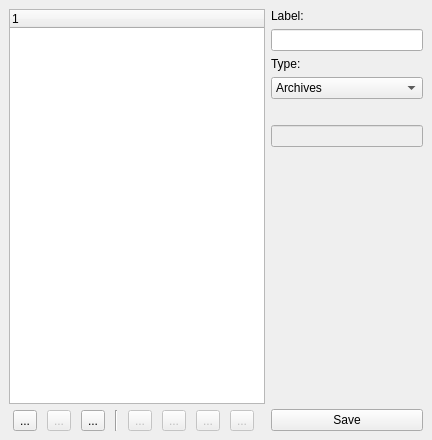
<ui version="4.0" >
 <class>Form</class>
 <widget class="QWidget" name="Form" >
  <property name="geometry" >
   <rect>
    <x>0</x>
    <y>0</y>
    <width>432</width>
    <height>440</height>
   </rect>
  </property>
  <property name="windowTitle" >
   <string>Form</string>
  </property>
  <layout class="QHBoxLayout" >
   <property name="margin" >
    <number>9</number>
   </property>
   <property name="spacing" >
    <number>6</number>
   </property>
   <item>
    <layout class="QVBoxLayout" >
     <property name="margin" >
      <number>0</number>
     </property>
     <property name="spacing" >
      <number>6</number>
     </property>
     <item>
      <widget class="QTreeWidget" name="tree" />
     </item>
     <item>
      <layout class="QHBoxLayout" >
       <property name="margin" >
        <number>0</number>
       </property>
       <property name="spacing" >
        <number>6</number>
       </property>
       <item>
        <widget class="QToolButton" name="new" >
         <property name="text" >
          <string>...</string>
         </property>
         <property name="icon" >
          <iconset resource="icons.qrc" >:/icons/icons/filenew.svg</iconset>
         </property>
        </widget>
       </item>
       <item>
        <widget class="QToolButton" name="delete" >
         <property name="enabled" >
          <bool>false</bool>
         </property>
         <property name="text" >
          <string>...</string>
         </property>
         <property name="icon" >
          <iconset resource="icons.qrc" >:/icons/icons/delete.svg</iconset>
         </property>
        </widget>
       </item>
       <item>
        <widget class="QToolButton" name="preview" >
         <property name="text" >
          <string>...</string>
         </property>
         <property name="icon" >
          <iconset resource="icons.qrc" >:/icons/icons/preview.svg</iconset>
         </property>
        </widget>
       </item>
       <item>
        <widget class="Line" name="line" >
         <property name="orientation" >
          <enum>Qt::Vertical</enum>
         </property>
        </widget>
       </item>
       <item>
        <widget class="QToolButton" name="left" >
         <property name="enabled" >
          <bool>false</bool>
         </property>
         <property name="text" >
          <string>...</string>
         </property>
         <property name="icon" >
          <iconset resource="icons.qrc" >:/icons/icons/1leftarrow.svg</iconset>
         </property>
        </widget>
       </item>
       <item>
        <widget class="QToolButton" name="right" >
         <property name="enabled" >
          <bool>false</bool>
         </property>
         <property name="text" >
          <string>...</string>
         </property>
         <property name="icon" >
          <iconset resource="icons.qrc" >:/icons/icons/1rightarrow.svg</iconset>
         </property>
        </widget>
       </item>
       <item>
        <widget class="QToolButton" name="up" >
         <property name="enabled" >
          <bool>false</bool>
         </property>
         <property name="text" >
          <string>...</string>
         </property>
         <property name="icon" >
          <iconset resource="icons.qrc" >:/icons/icons/1uparrow.svg</iconset>
         </property>
        </widget>
       </item>
       <item>
        <widget class="QToolButton" name="down" >
         <property name="enabled" >
          <bool>false</bool>
         </property>
         <property name="text" >
          <string>...</string>
         </property>
         <property name="icon" >
          <iconset resource="icons.qrc" >:/icons/icons/1downarrow.svg</iconset>
         </property>
        </widget>
       </item>
      </layout>
     </item>
    </layout>
   </item>
   <item>
    <layout class="QVBoxLayout" >
     <property name="margin" >
      <number>0</number>
     </property>
     <property name="spacing" >
      <number>6</number>
     </property>
     <item>
      <widget class="QLabel" name="QLabel" >
       <property name="text" >
        <string>Label:</string>
       </property>
       <property name="buddy" >
        <cstring>QLabel</cstring>
       </property>
      </widget>
     </item>
     <item>
      <widget class="QLineEdit" name="label" />
     </item>
     <item>
      <widget class="QLabel" name="label_2" >
       <property name="text" >
        <string>Type:</string>
       </property>
       <property name="buddy" >
        <cstring>type</cstring>
       </property>
      </widget>
     </item>
     <item>
      <widget class="QComboBox" name="type" >
       <item>
        <property name="text" >
         <string>Archives</string>
        </property>
       </item>
       <item>
        <property name="text" >
         <string>Label</string>
        </property>
       </item>
       <item>
        <property name="text" >
         <string>Link</string>
        </property>
       </item>
       <item>
        <property name="text" >
         <string>Story</string>
        </property>
       </item>
       <item>
        <property name="text" >
         <string>Tag</string>
        </property>
       </item>
       <item>
        <property name="text" >
         <string>Tag List</string>
        </property>
       </item>
      </widget>
     </item>
     <item>
      <widget class="QLabel" name="data_type" >
       <property name="text" >
        <string/>
       </property>
       <property name="buddy" >
        <cstring>extra_data</cstring>
       </property>
      </widget>
     </item>
     <item>
      <widget class="QLineEdit" name="extra_data" >
       <property name="enabled" >
        <bool>false</bool>
       </property>
      </widget>
     </item>
     <item>
      <spacer>
       <property name="orientation" >
        <enum>Qt::Vertical</enum>
       </property>
       <property name="sizeHint" >
        <size>
         <width>122</width>
         <height>41</height>
        </size>
       </property>
      </spacer>
     </item>
     <item>
      <widget class="QPushButton" name="save" >
       <property name="text" >
        <string>Save</string>
       </property>
      </widget>
     </item>
    </layout>
   </item>
  </layout>
 </widget>
 <tabstops>
  <tabstop>QLabel</tabstop>
  <tabstop>type</tabstop>
  <tabstop>extra_data</tabstop>
  <tabstop>left</tabstop>
  <tabstop>right</tabstop>
  <tabstop>up</tabstop>
  <tabstop>down</tabstop>
  <tabstop>delete</tabstop>
  <tabstop>new</tabstop>
  <tabstop>save</tabstop>
 </tabstops>
 <resources>
  <include location="icons.qrc" />
 </resources>
 <connections/>
</ui>
